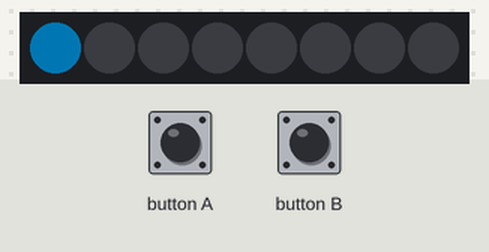
This program was run on a simulated BBC micro:bit running MicroPython. Parts: 8 RGB LEDs in strip order, left to right. Dim RGB values are drawn brighter than linear.

Above: at 0.06 s.
At 0.43 s:
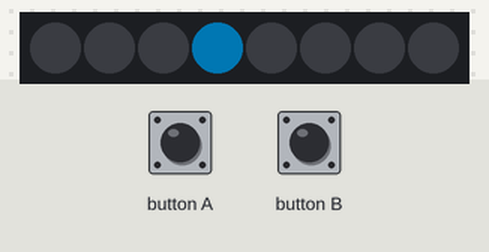
At 0.92 s:
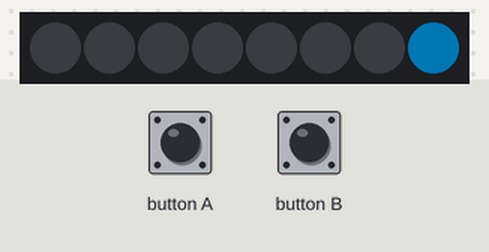
At 1.27 s:
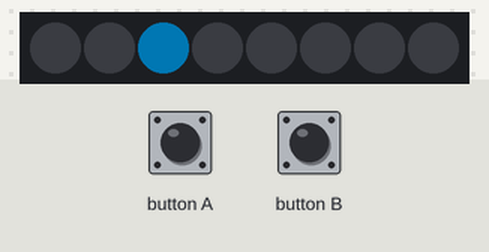
Timing chart, 0 to 40.0 s (numbered marks = the images above):
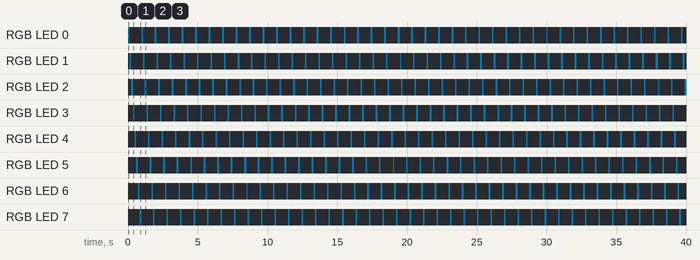

Measured:
- by itself, RGB LED 0: repeats every 0.97 s: off 0.88 s, RGB(0, 40, 60) 0.09 s
- by itself, RGB LED 3: repeats every 0.95 s: off 0.83 s, RGB(0, 40, 60) 0.12 s
- by itself, RGB LED 4, RGB LED 6, RGB LED 7: alternates RGB(0, 40, 60) for 0.12 s and off for 0.85 s
- by itself, RGB LED 2: goes 39 × (RGB(0, 40, 60) 0.12 s, off 0.85 s), RGB(0, 40, 60) 0.08 s, off 0.85 s, RGB(0, 40, 60) 0.12 s, off 0.85 s, then RGB(0, 40, 60)
- by itself, RGB LED 1: goes 39 × (RGB(0, 40, 60) 0.12 s, off 0.85 s), RGB(0, 40, 60) 0.16 s, off 0.81 s, RGB(0, 40, 60) 0.12 s, off 0.85 s, RGB(0, 40, 60) 0.12 s, then off

The program:

main.py
```python
# Sample: lauflicht  (WS2812B / NeoPixel LED-Strip)
# Board:   BBC micro:bit V2.2
# Sprache: MicroPython
#
# Ziel: Ein Leuchtpunkt wandert den Strip entlang und faengt vorne wieder an.
#       Knopf A / B machen ihn schneller / langsamer.
#
# --------------------------------------------------------------------------
# Verkabelung  (wie "erste-farben")
#   Strip DIN -> P0     Strip 5V -> 4.5 V-Box / 5V-Netzteil
#   Strip GND -> - der Box UND micro:bit GND (gemeinsame Masse)
# --------------------------------------------------------------------------

from microbit import *
import neopixel

ANZAHL = 8
np = neopixel.NeoPixel(pin0, ANZAHL)

FARBE = (0, 40, 60)     # Farbe des Punkts
pause = 120             # ms pro Schritt (kleiner = schneller)

pos = 0

while True:
    np.clear()          # alle LEDs aus
    np[pos] = FARBE
    np.show()

    pos = (pos + 1) % ANZAHL   # weiter, am Ende zurueck auf 0

    if button_a.was_pressed():
        pause = max(20, pause - 30)
    if button_b.was_pressed():
        pause = min(500, pause + 30)

    sleep(pause)
```
